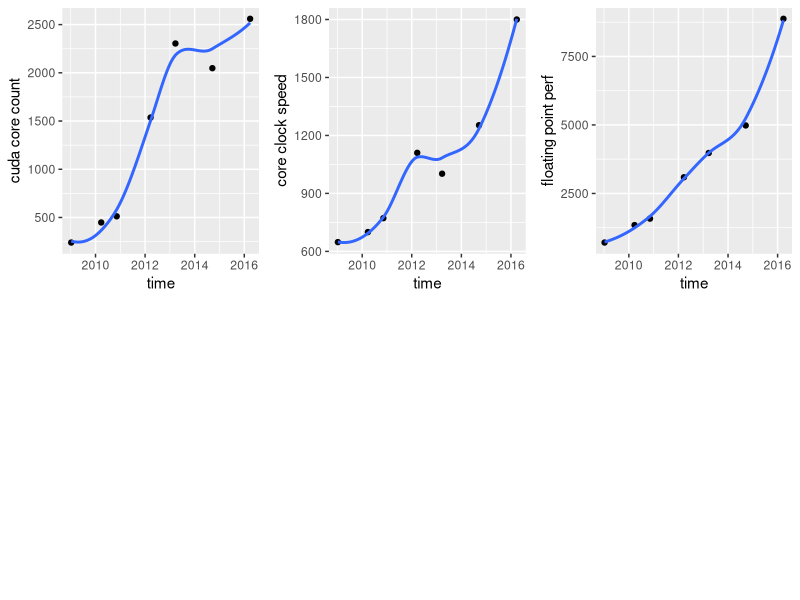
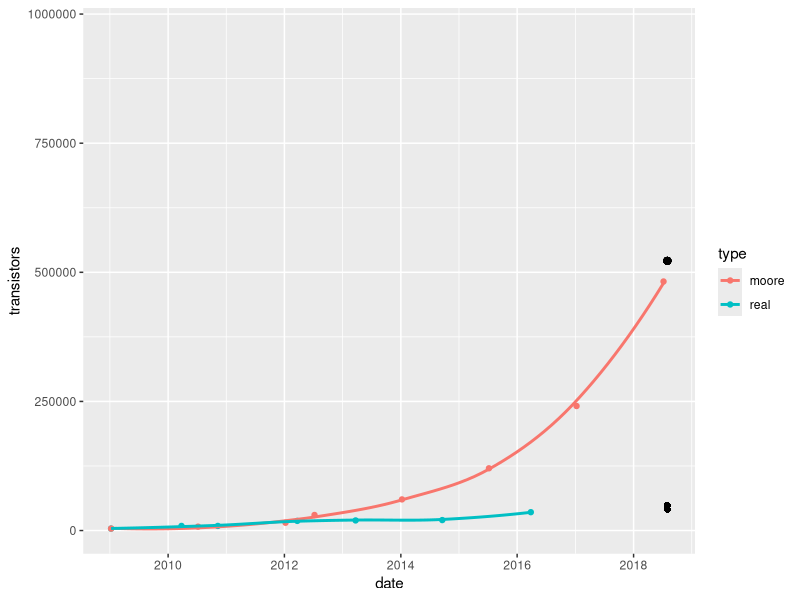
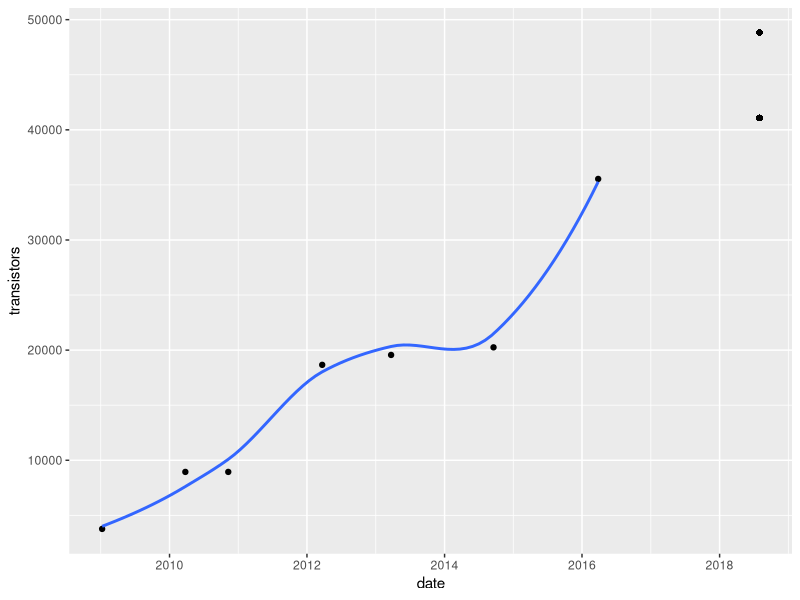
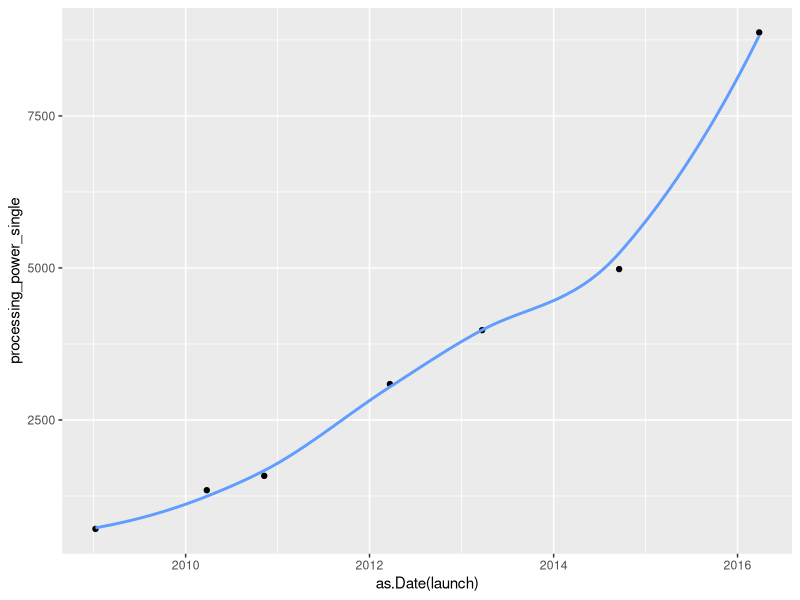
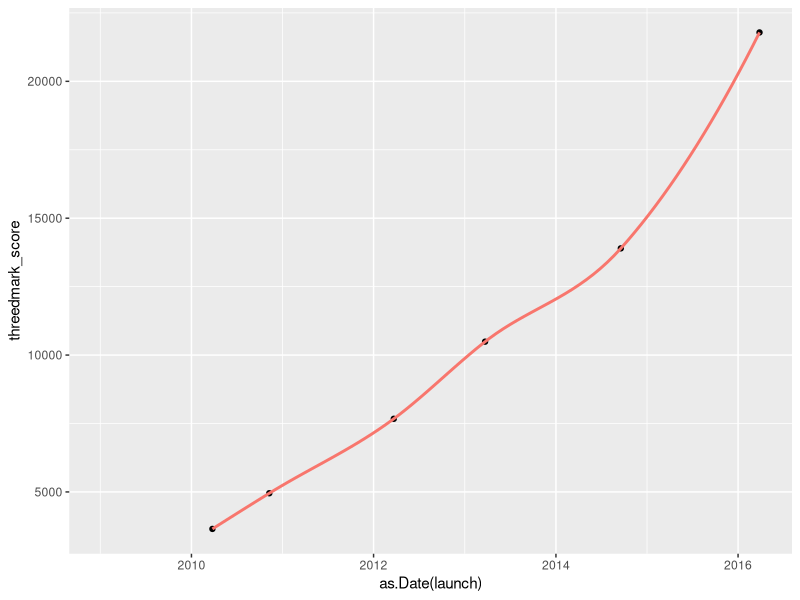
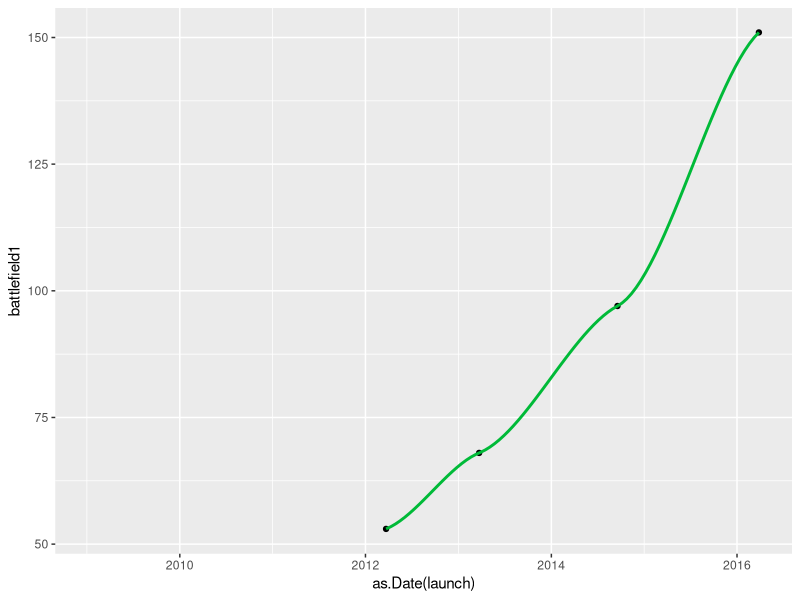
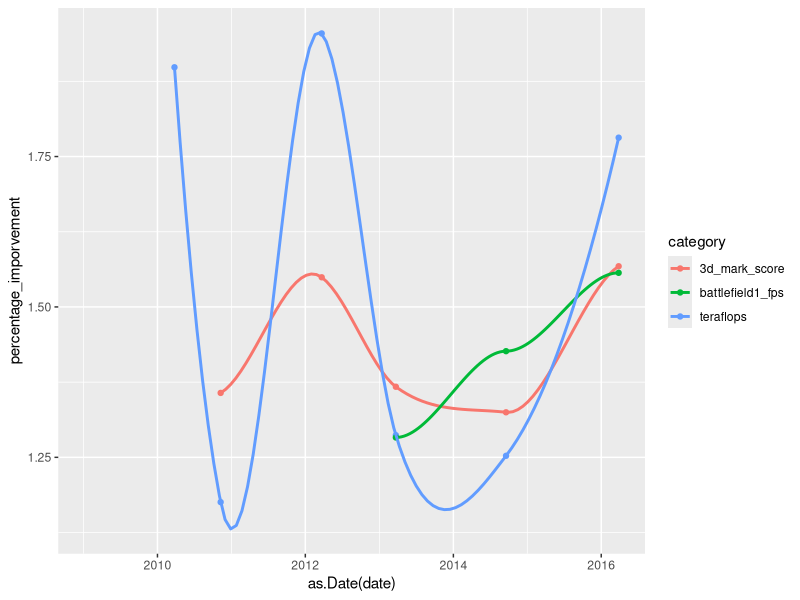

Here is the R script that generated these plots, in order:
## ---- chunk 1
Sys.setenv(LANG = "en")
library(ggplot2)
library(gridExtra)
library(knitr)
#library(kableExtra)
## ---- chunk 2
xx80 <- read.csv("xx80.csv", sep = ";")
xx80
## ---- chunk 3
p1 <- ggplot(xx80, aes(x = as.Date(launch), y = core_speed)) + geom_point() + geom_smooth(se=FALSE) + labs(x = "time", y = "core clock speed")
p2 <- ggplot(xx80, aes(x = as.Date(launch), y = cuda_cores)) + geom_point() + geom_smooth(se=FALSE) + labs(x = "time", y = "cuda core count")
p4 <- ggplot(xx80, aes(x = as.Date(launch), y = processing_power_single)) + geom_point() + geom_smooth(se=FALSE) + labs(x = "time", y = "floating point perf")
grid.arrange(p2,p1,p4, ncol = 3, nrow =2)
## ---- chunk 4
transistor_density <- xx80$transistors_millions/xx80$die_size
scaled_transistor_density <- xx80$transistors_millions*1000000/xx80$die_size*0.00155
#kable(data.frame("card" = xx80[,1], "transistor_denisty" = scaled_transistor_density))
## ---- chunk 5
#moore's predicted transistor density
moore_predicted_scaled_transistory_density <- rep(scaled_transistor_density[1], 9) * c(1,2,4,8,16,32,64,128,256)
moore_predicted_scaled_transistory_density

moore_dates <- c("2009-01-08", "2010-07-08", "2012-01-08", "2012-07-08", "2014-01-08", "2015-07-08", "2017-01-08", "2018-07-08", "2020-01-08")

transistor_df <- data.frame("date" = c(as.Date(xx80$launch), as.Date(moore_dates)), "transistors" = c(scaled_transistor_density, moore_predicted_scaled_transistory_density), "type" = c(rep("real", 7), rep("moore", 9))) 
transistor_df

transistor_df_subset <- transistor_df[1:7,]
transistor_df_subset

nvidia_transistors <- data.frame("date" = as.Date(xx80$launch), "transistors" = scaled_transistor_density)
moore_transistors <- data.frame("date" = as.Date(moore_dates), "transistors" = moore_predicted_scaled_transistory_density)

nvidia_transistor_model <- lm(sqrt(transistors) ~ date, data = nvidia_transistors)
summary(nvidia_transistor_model)

nvidia_transistor_model2 <- lm(transistors ~ date, data = nvidia_transistors)
summary(nvidia_transistor_model2)

moore_transistor_model <- lm(log(transistors) ~ date, data = moore_transistors)
summary(moore_transistor_model)

library(car)
powerTransform(nvidia_transistors[,2])

#predicted performance boost by transistor density through nvidia linear model
predict(nvidia_transistor_model2, newdata = data.frame("date" = as.Date("2018-08-01")), type = "response")/nvidia_transistors[7,2]

#predicted performance boost by transistor density through nvidia transformed model
predict(nvidia_transistor_model, newdata = data.frame("date" = as.Date("2018-08-01")), type = "response")^2/nvidia_transistors[7,2]

#predicted performance boost by transistor density through moore's law
#starting point for moore's law is gtx 280
exp(predict(moore_transistor_model, newdata = data.frame("date" = as.Date("2018-08-01")), type = "response"))/nvidia_transistors[7,2]

ggplot(transistor_df, aes(x = date, y = transistors, color = type)) + geom_point() + geom_smooth(se=FALSE) + geom_point(aes(x=as.Date("2018-08-01"), y=predict(nvidia_transistor_model, newdata = data.frame("date" = as.Date("2018-08-01")), type = "response")^2), shape = 16, color = "black", size = 2) + geom_point(aes(x=as.Date("2018-08-01"), y=predict(nvidia_transistor_model2, newdata = data.frame("date" = as.Date("2018-08-01")), type = "response")), shape = 16, color = "black", size = 2) + geom_point(aes(x=as.Date("2018-08-01"), y=exp(predict(moore_transistor_model, newdata = data.frame("date" = as.Date("2018-08-01")), type = "response"))), color = "black", size = 2) + xlim(as.Date("2009-01-08"), as.Date("2018-08-02"))

ggplot(transistor_df_subset, aes(x = date, y = transistors)) + geom_point() + geom_smooth(se=FALSE) + geom_point(aes(x=as.Date("2018-08-01"), y=predict(nvidia_transistor_model, newdata = data.frame("date" = as.Date("2018-08-01")), type = "response")^2), shape = 16, color = "black", size = 2) + geom_point(aes(x=as.Date("2018-08-01"), y=predict(nvidia_transistor_model2, newdata = data.frame("date" = as.Date("2018-08-01")), type = "response")), shape = 16, color = "black", size = 2)


## ---- chunk 6
#3DMark Graphics scores pulled from 3dmark site
xx80$threedmark_score <- c(NA, 3649, 4952, 7672, 10490, 13898, 21787)

#Battlefield1 scores pulled from techspot site
xx80$battlefield1 <- c(NA, NA, NA, 53 , 68 , 97 , 151)

bench <- data.frame("card" = rep(c(280, 480, 580, 680, 780, 980, 1080),3), "score" = c(xx80$processing_power_single, xx80$threedmark_score, xx80$battlefield1), "category" = c(rep("teraflops", 7), rep("3d_mark_score", 7), rep("battlefield1_fps", 7)), "date" = rep(xx80$launch, 3))

threedmark_data <- data.frame("date" = as.Date(xx80$launch), "score" = xx80$threedmark_score)
tflop_data <- data.frame("date" = as.Date(xx80$launch), "score" = xx80$processing_power_single)

threedmark_model <- lm(score ~ date, threedmark_data)
summary(threedmark_model)

tflop_model <- lm(score ~ date, tflop_data)
summary(tflop_model)

powerTransform(tflop_data[,2])

tflop_model2 <- lm(sqrt(score) ~ date, tflop_data)
summary(tflop_model2)

predict(tflop_model, newdata = data.frame("date" = as.Date("2018-08-01")), type = "response")

predict(tflop_model2, newdata = data.frame("date" = as.Date("2018-08-01")), type = "response")^2

ggplot(xx80, aes(x = as.Date(launch), y = processing_power_single)) + geom_point() + geom_smooth(se=FALSE, color = "#619CFF")
ggplot(xx80, aes(x = as.Date(launch), y = threedmark_score)) + geom_point() + geom_smooth(se=FALSE, color = "#F8766D")
ggplot(xx80, aes(x = as.Date(launch), y = battlefield1)) + geom_point() + geom_smooth(se=FALSE, color = "#00BA38")

#Looking at percentage increase
xx80$threedmark_percentage <- xx80$threedmark_score/c(1, xx80$threedmark_score[1:6])
xx80$processing_power_single_percentage <- xx80$processing_power_single/c(NA, xx80$processing_power_single[1:6])
xx80$battlefield1_percentage <- xx80$battlefield1/c(1, xx80$battlefield1[1:6])

bench_percentage <- data.frame("card" = rep(c(280, 480, 580, 680, 780, 980, 1080),3), "percentage_imporvement" = c(xx80$processing_power_single_percentage, xx80$threedmark_percentage, xx80$battlefield1_percentage), "category" = c(rep("teraflops", 7), rep("3d_mark_score", 7), rep("battlefield1_fps", 7)), "date" = rep(xx80$launch, 3))

bench_percentage

ggplot(bench_percentage, aes(x = as.Date(date), y = percentage_imporvement, color = category)) + geom_point() + geom_smooth(se=FALSE)

as.Date(as.character(xx80$launch[2:7])) - as.Date(as.character(xx80$launch[1:6]))
mean(as.Date(as.character(xx80$launch[2:7])) - as.Date(as.character(xx80$launch[1:6])))
as.Date(as.character(xx80$launch[7])) - as.Date(as.character("2018-07-05"))
830/440
## ---- chunk 7
xx80$processing_power_single_percentage
mean(xx80$processing_power_single_percentage[c(2,4,7)])
xx80$processing_power_single[7] * mean(xx80$processing_power_single_percentage[c(2,4,7)])
## ---- chunk 8
#Have already added in Battlefield 1 benchmarks at 1080p
xx80$battlefield1

#Tech spot aggregated game performance
xx80$average_game_perf_1080p <- c(NA, 21, 24, 40, 56, 77, 127)
xx80$average_game_perf_1600p <- c(NA, 30, 35, 53, 71, 109, 161)

game_synthetic_scores <- data.frame("date" = as.Date(xx80$launch), "game_perf_1080p" = xx80$average_game_perf_1080p, "game_perf_1600p" = xx80$average_game_perf_1600p, "tflop" = xx80$processing_power_single, "threedmark" = xx80$threedmark_score)

game_synthetic_1080p_model <- lm(game_perf_1080p ~ tflop, data = game_synthetic_scores)
summary(game_synthetic_1080p_model)

game_synthetic_1600p_model <- lm(game_perf_1600p ~ tflop, data = game_synthetic_scores)
summary(game_synthetic_1600p_model)

predict(game_synthetic_1080p_model, newdata = data.frame("tflop" = 12328.65, type = "response"))
177/127

predict(game_synthetic_1600p_model, newdata = data.frame("tflop" = 12328.65, type = "response"))
226/127
